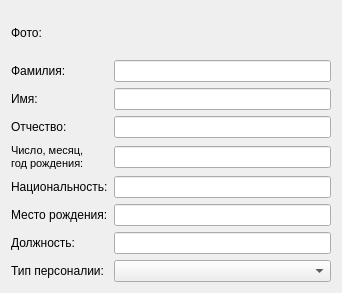
<?xml version="1.0" encoding="UTF-8"?>
<ui version="4.0">
 <class>Persones_info</class>
 <widget class="QDialog" name="Persones_info">
  <property name="geometry">
   <rect>
    <x>0</x>
    <y>0</y>
    <width>342</width>
    <height>293</height>
   </rect>
  </property>
  <property name="windowTitle">
   <string>Данные по персоналии</string>
  </property>
  <layout class="QGridLayout" name="gridLayout_2">
   <item row="0" column="0">
    <layout class="QGridLayout" name="gridLayout">
     <item row="0" column="0">
      <widget class="QLabel" name="label_5">
       <property name="font">
        <font>
         <pointsize>9</pointsize>
        </font>
       </property>
       <property name="text">
        <string>Фото:</string>
       </property>
      </widget>
     </item>
     <item row="0" column="1">
      <widget class="QLabel" name="label_foto">
       <property name="text">
        <string/>
       </property>
      </widget>
     </item>
     <item row="1" column="0">
      <widget class="QLabel" name="label_3">
       <property name="font">
        <font>
         <pointsize>9</pointsize>
        </font>
       </property>
       <property name="text">
        <string>Фамилия:</string>
       </property>
      </widget>
     </item>
     <item row="1" column="1">
      <widget class="QLineEdit" name="f_lineEdit">
       <property name="font">
        <font>
         <pointsize>9</pointsize>
        </font>
       </property>
       <property name="dragEnabled">
        <bool>false</bool>
       </property>
       <property name="readOnly">
        <bool>true</bool>
       </property>
      </widget>
     </item>
     <item row="2" column="0">
      <widget class="QLabel" name="label_4">
       <property name="font">
        <font>
         <pointsize>9</pointsize>
        </font>
       </property>
       <property name="text">
        <string>Имя:</string>
       </property>
      </widget>
     </item>
     <item row="2" column="1">
      <widget class="QLineEdit" name="n_lineEdit">
       <property name="font">
        <font>
         <pointsize>9</pointsize>
        </font>
       </property>
       <property name="readOnly">
        <bool>true</bool>
       </property>
      </widget>
     </item>
     <item row="3" column="0">
      <widget class="QLabel" name="label_7">
       <property name="font">
        <font>
         <pointsize>9</pointsize>
        </font>
       </property>
       <property name="text">
        <string>Отчество:</string>
       </property>
      </widget>
     </item>
     <item row="3" column="1">
      <widget class="QLineEdit" name="o_lineEdit">
       <property name="font">
        <font>
         <pointsize>9</pointsize>
        </font>
       </property>
       <property name="readOnly">
        <bool>true</bool>
       </property>
      </widget>
     </item>
     <item row="4" column="0">
      <widget class="QLabel" name="label_6">
       <property name="font">
        <font>
         <pointsize>9</pointsize>
         <weight>50</weight>
         <bold>false</bold>
        </font>
       </property>
       <property name="text">
        <string>&lt;!DOCTYPE HTML PUBLIC &quot;-//W3C//DTD HTML 4.0//EN&quot; &quot;http://www.w3.org/TR/REC-html40/strict.dtd&quot;&gt;
&lt;html&gt;&lt;head&gt;&lt;meta name=&quot;qrichtext&quot; content=&quot;1&quot; /&gt;&lt;style type=&quot;text/css&quot;&gt;
p, li { white-space: pre-wrap; }
&lt;/style&gt;&lt;/head&gt;&lt;body style=&quot; font-family:'MS Shell Dlg 2'; font-size:8.25pt; font-weight:400; font-style:normal;&quot;&gt;
&lt;p style=&quot; margin-top:0px; margin-bottom:0px; margin-left:0px; margin-right:0px; -qt-block-indent:0; text-indent:0px;&quot;&gt;&lt;span style=&quot; font-size:8pt;&quot;&gt;Число, месяц,&lt;/span&gt;&lt;/p&gt;
&lt;p style=&quot; margin-top:0px; margin-bottom:0px; margin-left:0px; margin-right:0px; -qt-block-indent:0; text-indent:0px;&quot;&gt;&lt;span style=&quot; font-size:8pt;&quot;&gt;год рождения:&lt;/span&gt;&lt;/p&gt;&lt;/body&gt;&lt;/html&gt;</string>
       </property>
      </widget>
     </item>
     <item row="4" column="1">
      <widget class="QLineEdit" name="date_lineEdit">
       <property name="font">
        <font>
         <pointsize>9</pointsize>
        </font>
       </property>
       <property name="readOnly">
        <bool>true</bool>
       </property>
      </widget>
     </item>
     <item row="5" column="0">
      <widget class="QLabel" name="label_2">
       <property name="font">
        <font>
         <pointsize>9</pointsize>
        </font>
       </property>
       <property name="text">
        <string>Национальность:</string>
       </property>
      </widget>
     </item>
     <item row="5" column="1">
      <widget class="QLineEdit" name="nation_lineEdit">
       <property name="font">
        <font>
         <pointsize>9</pointsize>
        </font>
       </property>
      </widget>
     </item>
     <item row="6" column="0">
      <widget class="QLabel" name="label_8">
       <property name="font">
        <font>
         <pointsize>9</pointsize>
         <weight>50</weight>
         <bold>false</bold>
        </font>
       </property>
       <property name="text">
        <string>Место рождения:</string>
       </property>
      </widget>
     </item>
     <item row="6" column="1">
      <widget class="QLineEdit" name="home_lineEdit">
       <property name="font">
        <font>
         <pointsize>9</pointsize>
        </font>
       </property>
       <property name="readOnly">
        <bool>true</bool>
       </property>
      </widget>
     </item>
     <item row="7" column="0">
      <widget class="QLabel" name="label">
       <property name="font">
        <font>
         <pointsize>9</pointsize>
        </font>
       </property>
       <property name="text">
        <string>Должность:</string>
       </property>
      </widget>
     </item>
     <item row="7" column="1">
      <widget class="QLineEdit" name="rank_lineEdit">
       <property name="font">
        <font>
         <pointsize>9</pointsize>
        </font>
       </property>
       <property name="readOnly">
        <bool>true</bool>
       </property>
      </widget>
     </item>
     <item row="8" column="0">
      <widget class="QLabel" name="label_17">
       <property name="font">
        <font>
         <pointsize>9</pointsize>
         <weight>50</weight>
         <bold>false</bold>
        </font>
       </property>
       <property name="text">
        <string>Тип персоналии:</string>
       </property>
      </widget>
     </item>
     <item row="8" column="1">
      <widget class="QComboBox" name="type_comboBox">
       <property name="font">
        <font>
         <pointsize>9</pointsize>
        </font>
       </property>
       <property name="editable">
        <bool>false</bool>
       </property>
       <property name="insertPolicy">
        <enum>QComboBox::NoInsert</enum>
       </property>
       <property name="frame">
        <bool>true</bool>
       </property>
      </widget>
     </item>
    </layout>
   </item>
   <item row="1" column="0">
    <layout class="QHBoxLayout" name="horizontalLayout"/>
   </item>
  </layout>
 </widget>
 <resources/>
 <connections/>
</ui>
